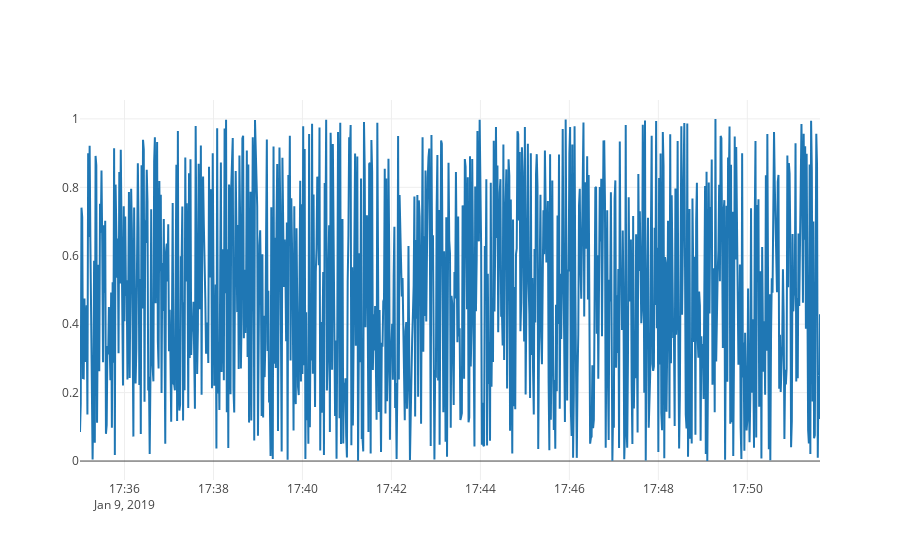

Notebook code cell kept with this figure:
### Markdown cell above
## Visualize data
These are two plots that show the original and smoothed data to visually check how the algorithm transformed the data.

### Code cell
iot_stream.plot()

### Figure 1 — Plotly figure (JSON) as saved in the notebook; plotly's stock layout.template omitted (floating-point values rounded to 4 significant figures; data arrays with more than 128 entries replaced by an {"elided": "..."} marker saying what was removed)
{"data": [{"name": "some_vals", "type": "scatter", "uid": "9840bf4d-2e4c-4cb9-9073-79e5f2d3b27f", "x": {"elided": "999 str values"}, "y": {"elided": "999 float values"}}], "layout": {"autosize": true, "xaxis": {"autorange": true, "range": ["2019-01-09 17:35", "2019-01-09 17:51:38"], "type": "date"}, "yaxis": {"autorange": true, "range": [-0.05538, 1.055], "type": "linear"}}}
